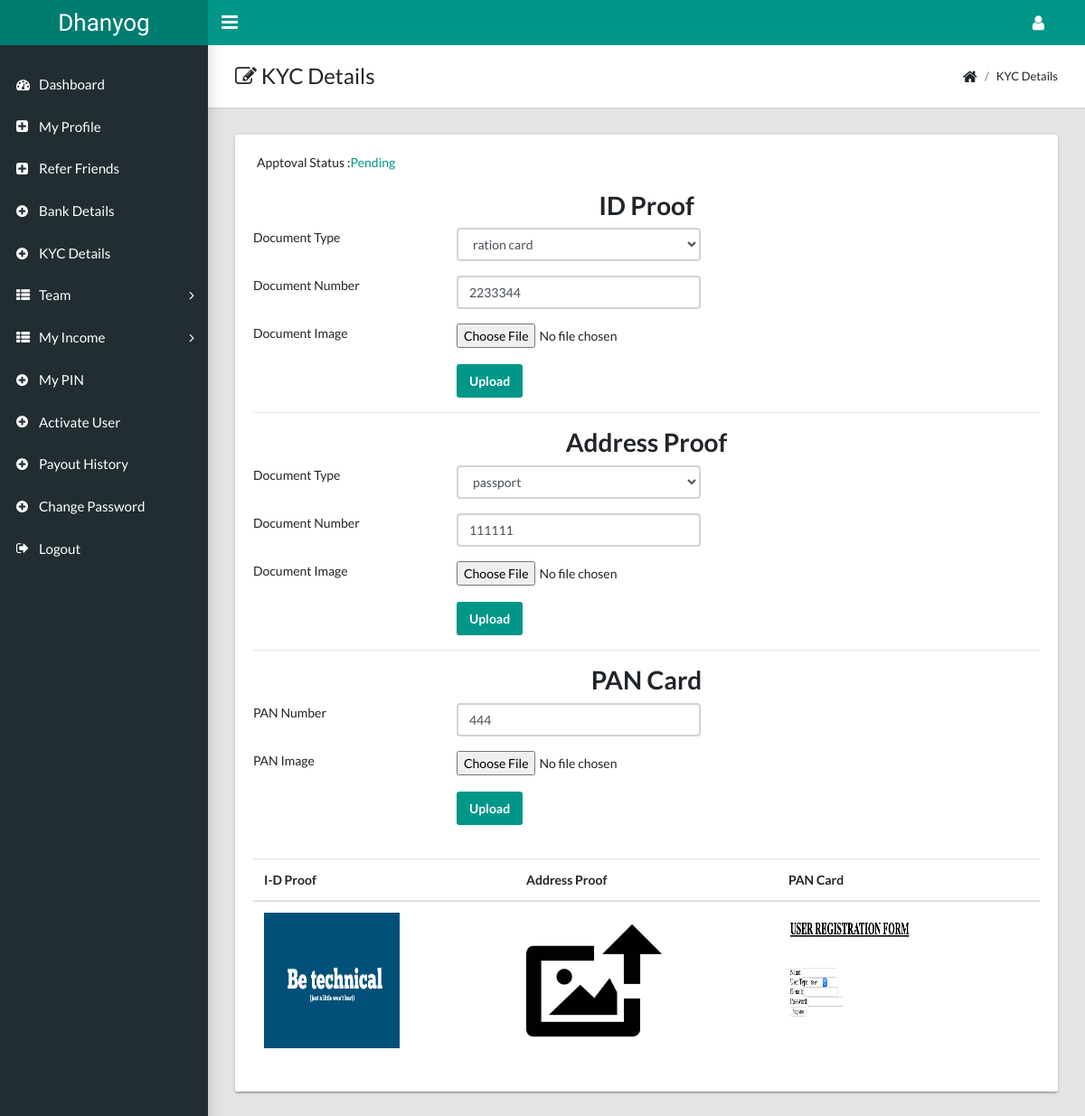
The page /kyc_detail.php (signed in) on the database its author committed.
### tables this page shows
CREATE TABLE `kyc_detail` (
  `kyc_id` int(11) NOT NULL,
  `user_id` int(11) NOT NULL,
  `idpf_doc_id` int(11) DEFAULT NULL,
  `idpf_doc_no` int(11) DEFAULT NULL,
  `idpf_doc_img` varchar(200) DEFAULT NULL,
  `addr_doc_id` int(11) DEFAULT NULL,
  `addr_doc_no` int(11) DEFAULT NULL,
  `addr_doc_img` varchar(200) DEFAULT NULL,
  `pan_no` int(11) DEFAULT NULL,
  `pan_img` varchar(200) DEFAULT NULL,
  `update_date` date DEFAULT NULL,
  `kyc_status` tinyint(4) NOT NULL DEFAULT '2'
);

### kyc_detail.php (the view, shortened to what this page needs)
<?php
include("inc/connect.php");
?>
<!DOCTYPE html>
<html lang="en">
  <head>
    <link rel="stylesheet" type="text/css" href="css/main.css">
    <link rel="stylesheet" type="text/css" href="https://maxcdn.bootstrapcdn.com/font-awesome/4.7.0/css/font-awesome.min.css">
  </head>
  <body class="app sidebar-mini rtl">
	<?php  include("inc/side-bar-menu.php");
	include("inc/menu.php");
	?>
     <main class="app-content">
      <div class="app-title">
        <div>
          <h1><i class="fa fa-edit"></i> KYC Details</h1>
        </div>
        <ul class="app-breadcrumb breadcrumb">
          <li class="breadcrumb-item"><i class="fa fa-home fa-lg"></i></li>
          <li class="breadcrumb-item">KYC Details</li>
        </ul>
      </div>
      <div class="row">
       <div class="col-md-12">
          <div class="tile">
            <div class="tile-body">
  <?php
  $sql="select * from kyc_detail where user_id=".$_SESSION['user_id'];
  $rsKYC=mysqli_query($conn,$sql);
  $rowKYC=mysqli_fetch_array($rsKYC);
  if ($rowKYC['kyc_status']==2) {$sts="Pending"; $cls="text-primary";}
  ?>
  <div class="row ml-1">  Apptoval Status :
    <div class="<?php echo $cls;?>">
   <?php echo $sts;?>
  </div>
  <br>  <br>
 </div>
  <h2 class="text-center">ID Proof</h2>
  <form class="form-horizontal" name="idpf" id="idpf" enctype="multipart/form-data" method="post" action="upload_idpf.php">
 <div class="form-group row">
  <label class="control-label col-md-3">Document Type</label>
  <div class="col-md-4">
      <select class="form-control" name="idpf_doc_id" id="idpf_doc_id">
  <?php
  $sql = mysqli_query($conn, "SELECT * FROM list_doc");
  while ($row = $sql->fetch_assoc())
  {
   if($rowKYC['idpf_doc_id']==$row['doc_id'])
    echo "<option value=".$row['doc_id']." selected>". $row['doc_name']."</option>";
  else
    echo "<option value=".$row['doc_id'].">". $row['doc_name']."</option>";
   }
  ?>
      </select>
  </div>
</div>
 <div class="form-group row">
    <label for="idpf_doc_no" class="control-label col-md-3">Document Number</label>
    <div class="col-md-4">
    <input name="idpf_doc_no" type="text" placeholder="Document Number" class="form-control" id="idpf_doc_no" value="<?php echo $rowKYC['idpf_doc_no'];?>" required>
    </div>
  </div>
      <div class="form-group row">
          <label for="fileToUpload" class="control-label col-md-3">Document Image</label>
          <div class="col-md-4">
          <input type="file" name="fileToUpload" id="fileToUpload">
          </div>
     </div>
<?php if ($rowKYC['kyc_status']!=1) { ;?>
  <div class="form-group row">
          <label for="" class="control-label col-md-3"></label>
          <div class="col-md-4">
           <input type="submit" name="submit_idpf" id="submit_idpf" value="Upload" class="btn btn-primary" >
          </div>
     </div>
<?php } ?>
</form>
<hr>
 <h2 class="text-center">Address Proof</h2>
  <form class="form-horizontal" name="addrpf" id="addrpf" enctype="multipart/form-data" method="post" action="upload_addrpf.php">
  <div class="form-group row">
                  <label class="control-label col-md-3">Document Type</label>
                  <div class="col-md-4">
                    <select class="form-control" name="addr_doc_id" id="addr_doc_id">
           <?php
$sql = mysqli_query($conn, "SELECT * FROM list_doc");
while ($row = $sql->fetch_assoc())
{
  if($rowKYC['addr_doc_id']==$row['doc_id'])
  echo "<option value=".$row['doc_id']." selected>". $row['doc_name']."</option>";
else
  echo "<option value=".$row['doc_id'].">". $row['doc_name']."</option>";
}
?>
    </select>
  </div>
</div>
<div class="form-group row">
    <label for="addr_doc_no" class="control-label col-md-3">Document Number</label>
    <div class="col-md-4">
    <input name="addr_doc_no" type="text" placeholder="Document Number" class="form-control" id="addr_doc_no"  value="<?php echo $rowKYC['addr_doc_no'];?>" required>
    </div>
  </div>
      <div class="form-group row">
      <label for="fileToUpload" class="control-label col-md-3">Document Image</label>
          <div class="col-md-4">
            <input type="file" name="fileToUpload" id="fileToUpload">
          </div>
        </div>
<?php if ($rowKYC['kyc_status']!=1) { ;?>
         <div class="form-group row">
      <label for="fileToUpload" class="control-label col-md-3"></label>
          <div class="col-md-4">
             <input type="submit" name="submit_addrpf" id="submit_addrpf" value="Upload" class="btn btn-primary">
          </div>
        </div>
   <?php }?>
              </form>
<hr>
<h2 class="text-center">PAN Card</h2>
      <form class="form-horizontal" name="pan" id="pan" enctype="multipart/form-data" method="post" action="upload_pan.php">
<div class="form-group row">
    <label for="pan_no" class="control-label col-md-3">PAN Number</label>
    <div class="col-md-4">
    <input name="pan_no" type="text" placeholder="PAN Number" class="form-control" id="pan_no"
     value="<?php echo $rowKYC['pan_no'];?>" required>
    </div>
  </div>
 <div class="form-group row">
      <label for="fileToUpload" class="control-label col-md-3">PAN Image</label>
          <div class="col-md-4">
  <input type="file" name="fileToUpload" id="fileToUpload">
</div>
</div>
<?php if ($rowKYC['kyc_status']!=1) { ;?>
   <div class="form-group row">
      <label for="fileToUpload" class="control-label col-md-3"></label>
          <div class="col-md-4">
  <input type="submit" name="submit_pan" id="submit_pan" value="Upload" class="btn btn-primary" >
</div>
</div>
<?php } ?>
              </form>
<?php
$sql="select * from kyc_detail where user_id=".$_SESSION['user_id'];
$rs=mysqli_query($conn,$sql);
echo "<br>";
?>
<div class="table-responsive-sm">
  <table class="table">
    <thead>
      <tr>
        <th>I-D Proof</th>
        <th>Address Proof</th>
        <th>PAN Card</th>
      </tr>
    </thead>
    <tbody>
<?php
while($row=mysqli_fetch_array($rs))
{
  echo "<tr>";
  if($row['idpf_doc_img']!="")
      echo "<td>"."<img src='uploads/kycdoc/".$row['idpf_doc_img']."' width=150 height=150>"."</td>";
  else
    echo "<td>NA</td>";
  if($row['addr_doc_img']!="")
      echo "<td>"."<img src='uploads/kycdoc/".$row['addr_doc_img']."' width=150 height=150>"."</td>";
  else
    echo "<td>NA</td>";
  if($row['pan_img']!="")
      echo "<td>"."<img src='uploads/kycdoc/".$row['pan_img']."' width=150 height=150>"."</td>";
  else
    echo "<td>NA</td>";
  echo "</tr>";
}
  ?>
</tbody>
</table>
            </div>
            </div>
          </div>
        </div>
      </div>
    </main>
  </body>
</html>

### inc/side-bar-menu.php (shortened to what this page needs)
  <header class="app-header"><a class="app-header__logo" href="dashboard.php">
    <?php
include("inc/company_name.php");
?></a>
      <a class="app-sidebar__toggle" href="#" data-toggle="sidebar" aria-label="Hide Sidebar"></a>
      <ul class="app-nav">
        <li class="dropdown"><a class="app-nav__item" href="#" data-toggle="dropdown" aria-label="Open Profile Menu"><i class="fa fa-user fa-lg"></i></a>
        </li>
      </ul>
    </header>

### inc/company_name.php
<?php
$companyName="Dhanyog";
echo $companyName;
?>

### inc/menu.php (shortened to what this page needs)
  <aside class="app-sidebar">
    <ul class="app-menu">
      <li>
<a class="app-menu__item" href="dashboard.php">
<i class="app-menu__icon fa fa-dashboard"></i><span class="app-menu__label">Dashboard</span></a>
</li>
<li>
<a class="app-menu__item" href="user_profile.php">
<i class="app-menu__icon fa fa-plus-square" aria-hidden="true"></i><span class="app-menu__label">My Profile</span></a>
</li>
     <li>
<a class="app-menu__item" href="refer-friends.php">
<i class="app-menu__icon fa fa-plus-square" aria-hidden="true"></i><span class="app-menu__label">Refer Friends</span></a>
</li>
	<li>
	<a class="app-menu__item" href="bank_detail.php">
	<i class="app-menu__icon fa fa-plus-circle" aria-hidden="true"></i><span class="app-menu__label">Bank Details</span></a>
	</li>
	<li>
	<a class="app-menu__item" href="kyc_detail.php">
	<i class="app-menu__icon fa fa-plus-circle" aria-hidden="true"></i><span class="app-menu__label">KYC Details</span></a>
	</li>
	<li class="treeview"><a class="app-menu__item" href="#" data-toggle="treeview"><i class="app-menu__icon fa fa-th-list"></i><span class="app-menu__label">Team</span><i class="treeview-indicator fa fa-angle-right"></i></a>
      	</li>
	<li class="treeview"><a class="app-menu__item" href="#" data-toggle="treeview"><i class="app-menu__icon fa fa-th-list"></i><span class="app-menu__label">My Income</span><i class="treeview-indicator fa fa-angle-right"></i></a>
      	</li>
<li>
	<a class="app-menu__item" href="mypins.php">
	<i class="app-menu__icon fa fa-plus-circle" aria-hidden="true"></i><span class="app-menu__label">My PIN</span></a>
	</li>
	<li>
	<a class="app-menu__item" href="activate_with_pin.php">
	<i class="app-menu__icon fa fa-plus-circle" aria-hidden="true"></i><span class="app-menu__label">Activate User</span></a>
	</li>
<li>
<a class="app-menu__item" href="view_payout_history.php">
<i class="app-menu__icon fa fa-plus-circle" aria-hidden="true"></i><span class="app-menu__label">Payout History</span></a>
</li>
<li>
<a class="app-menu__item" href="changepass.php">
<i class="app-menu__icon fa fa-plus-circle" aria-hidden="true"></i><span class="app-menu__label">Change Password</span></a>
</li>
<li>
<a class="app-menu__item" href="logout.php">
<i class="app-menu__icon fa fa-sign-out" aria-hidden="true"></i><span class="app-menu__label">Logout</span></a>
</li>
    </ul>
  </aside>

### rows shown on the page
kyc_detail: kyc_status "Pending", idpf_doc_no "2233344", addr_doc_no "111111", pan_no "444", idpf_doc_img (picture), addr_doc_img (picture), pan_img (picture)

### other values the page prints
$companyName "Dhanyog"
form field idpf_doc_id "ration card"
form field addr_doc_id "passport"
